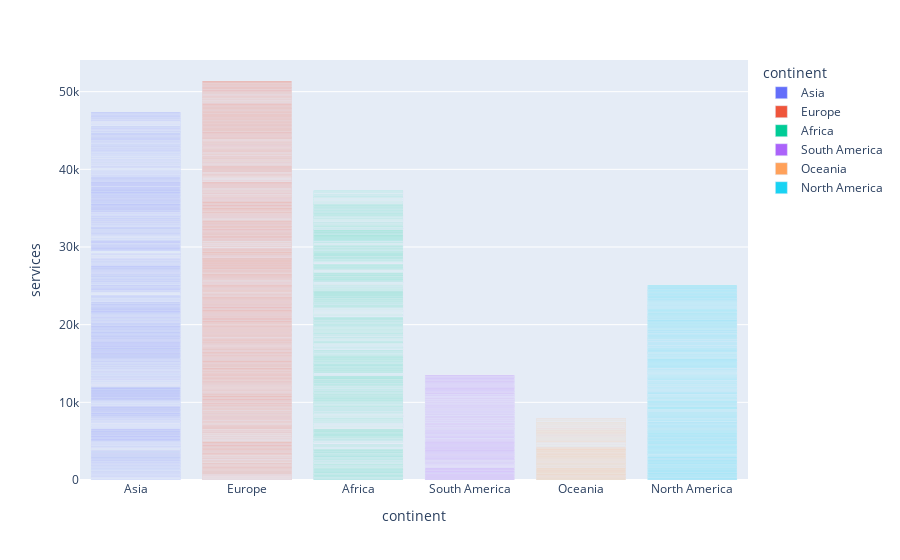

The code cell stored with this chart in its notebook:
### Code cell
fig = px.bar(df, x = 'continent', y = 'services', color = 'continent')
fig.show()

### Figure 1 — Plotly figure (JSON) as saved in the notebook; plotly's stock layout.template omitted (floating-point values rounded to 4 significant figures; data arrays with more than 128 entries replaced by an {"elided": "..."} marker saying what was removed)
{"data": [{"alignmentgroup": "True", "hovertemplate": "continent=%{x}<br>services=%{y}<extra></extra>", "legendgroup": "Asia", "marker": {"color": "#636efa", "pattern": {"shape": ""}}, "name": "Asia", "offsetgroup": "Asia", "orientation": "v", "showlegend": true, "textposition": "auto", "type": "bar", "x": {"elided": "939 str values"}, "xaxis": "x", "y": {"elided": "939 float values"}, "yaxis": "y"}, {"alignmentgroup": "True", "hovertemplate": "continent=%{x}<br>services=%{y}<extra></extra>", "legendgroup": "Europe", "marker": {"color": "#EF553B", "pattern": {"shape": ""}}, "name": "Europe", "offsetgroup": "Europe", "orientation": "v", "showlegend": true, "textposition": "auto", "type": "bar", "x": {"elided": "807 str values"}, "xaxis": "x", "y": {"elided": "807 float values"}, "yaxis": "y"}, {"alignmentgroup": "True", "hovertemplate": "continent=%{x}<br>services=%{y}<extra></extra>", "legendgroup": "Africa", "marker": {"color": "#00cc96", "pattern": {"shape": ""}}, "name": "Africa", "offsetgroup": "Africa", "orientation": "v", "showlegend": true, "textposition": "auto", "type": "bar", "x": {"elided": "1008 str values"}, "xaxis": "x", "y": {"elided": "1008 float values"}, "yaxis": "y"}, {"alignmentgroup": "True", "hovertemplate": "continent=%{x}<br>services=%{y}<extra></extra>", "legendgroup": "South America", "marker": {"color": "#ab63fa", "pattern": {"shape": ""}}, "name": "South America", "offsetgroup": "South America", "orientation": "v", "showlegend": true, "textposition": "auto", "type": "bar", "x": {"elided": "225 str values"}, "xaxis": "x", "y": {"elided": "225 float values"}, "yaxis": "y"}, {"alignmentgroup": "True", "hovertemplate": "continent=%{x}<br>services=%{y}<extra></extra>", "legendgroup": "Oceania", "marker": {"color": "#FFA15A", "pattern": {"shape": ""}}, "name": "Oceania", "offsetgroup": "Oceania", "orientation": "v", "showlegend": true, "textposition": "auto", "type": "bar", "x": {"elided": "160 str values"}, "xaxis": "x", "y": {"elided": "160 float values"}, "yaxis": "y"}, {"alignmentgroup": "True", "hovertemplate": "continent=%{x}<br>services=%{y}<extra></extra>", "legendgroup": "North America", "marker": {"color": "#19d3f3", "pattern": {"shape": ""}}, "name": "North America", "offsetgroup": "North America", "orientation": "v", "showlegend": true, "textposition": "auto", "type": "bar", "x": {"elided": "393 str values"}, "xaxis": "x", "y": {"elided": "393 float values"}, "yaxis": "y"}], "layout": {"barmode": "relative", "legend": {"title": {"text": "continent"}, "tracegroupgap": 0}, "margin": {"t": 60}, "xaxis": {"anchor": "y", "categoryarray": ["Asia", "Europe", "Africa", "South America", "Oceania", "North America"], "categoryorder": "array", "domain": [0, 1], "title": {"text": "continent"}}, "yaxis": {"anchor": "x", "domain": [0, 1], "title": {"text": "services"}}}}
